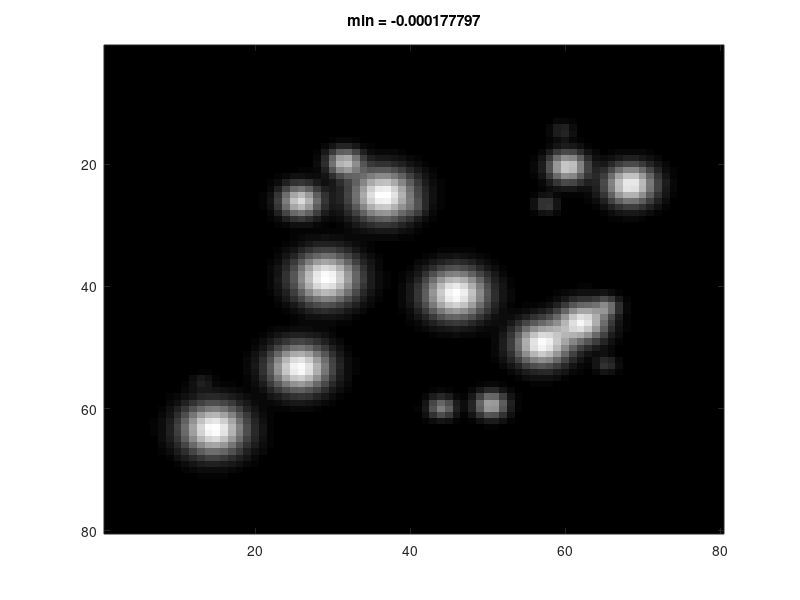
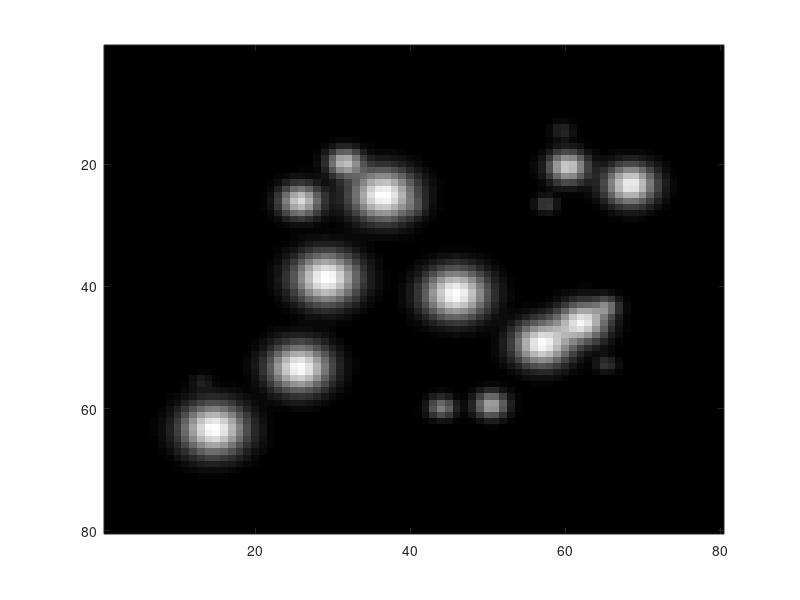

MATLAB code for these plots, in order: (Note: this script raises an error after producing the figures.)
function amphibian_test

close all;

rng(1);

[xx,yy,f_exact]=create_example(4);
f_exact=real(ifftb(apodize(fftb(f_exact),20)));
[xx,yy]=ndgrid(linspace(-1,1,size(f_exact,1)),linspace(-1,1,size(f_exact,2)));
u=abs(fftb(f_exact));

figure; imagesc(f_exact); colormap('gray'); set(gcf,'position',[100,100,500,400]);
drawnow;

title(sprintf('min = %g\n',min(f_exact(:))));

figure; imagesc(f_exact); colormap('gray'); set(gcf,'position',[100,100,500,400]);
drawnow;

opts.f_exact=f_exact;
f=amphibian(xx,yy,u,opts);

figure; imagesc(f); colormap('gray'); set(gcf,'position',[700,100,500,400]);

end

function [xx,yy,f_exact]=create_example(num)

oversamp=1;
N=500;
[xx,yy]=ndgrid(linspace(-oversamp,oversamp,N),linspace(-oversamp,oversamp,N));

if num==0
    f_exact=zeros(size(xx));
    f_exact(ceil((N+1)/2),ceil((N+1)/2))=1;
elseif num==1
    f_exact=create_gaussian(xx,yy,0.3);
elseif num==1.5
    f_exact=(abs(xx)<=0.4).*(abs(yy)<=0.4);
elseif num==1.51
    f_exact=(abs(xx)<=0.4).*(abs(yy)<=0.4);
    f_exact=f_exact+create_gaussian(xx-0.3,yy-0.4,0.3)*1;
elseif num==2
    F1=create_gaussian(xx,yy,0.3);
    F2=create_gaussian(xx-0.5,(yy-0.2),0.1).*(abs(xx-0.5).^2+abs(yy-0.25).^2<0.1^2);
    f_exact=F1+F2;
elseif num==3
    f_exact=(abs(xx-0.1)<0.4).*(abs(yy-0.3)<0.6).*abs(xx) + create_gaussian(xx,yy,0.2);
elseif num==4
    f_exact=zeros(size(xx));
    for kk=1:20
        cc=(rand(2,1)*2-1)*0.7;
        rr=(rand*2-1)*0.2;
        f_exact=f_exact+create_gaussian(xx-cc(1),yy-cc(2),rr/2).*((xx-cc(1)).^2+(yy-cc(2)).^2<=rr^2);
    end;
    %f_exact=f_exact+create_gaussian(xx,yy,0.5)*0.2;
    %f_exact=f_exact+randn(size(xx))*0.02;
elseif num==4.1
    f_exact=zeros(size(xx));
    for kk=1:10
        cc=(rand(2,1)*2-1)*0.7;
        rr=(rand*2-1)*0.25;
        f_exact=f_exact+create_gaussian(xx-cc(1),yy-cc(2),rr/2).*((xx-cc(1)).^2+(yy-cc(2)).^2<=rr^2);
    end;
    f_exact=f_exact+create_gaussian(xx,yy,0.2)*0.2;
    f_exact=f_exact+rand(size(xx))*0.02;
end;

end

function Y=create_gaussian(xx,yy,sigma)
Y=exp(-(xx/sigma).^2).*exp(-(yy/sigma).^2);
end

function Y=fftb(X)
Y=fftshift(fft2(ifftshift(X)));
end

function Y=ifftb(X)
Y=fftshift(ifft2(ifftshift(X)));
end

function d0=apodize_kb(d,dx)

[N1,N2]=size(d);
M1=ceil((N1+1)/2);
M2=ceil((N2+1)/2);

ff=2;

d0=d(M1-dx:M1+dx-1,M2-dx:M2+dx-1);
N1b=dx*2;
N2b=dx*2;
for k=1:N2b
    for j=1:N1b
        opts.fac1=1; opts.fac2=1;
        d0(j,k)=d0(j,k)*kb_kernel(j-dx-1,dx*2*ff,opts)*kb_kernel(k-dx-1,dx*2*ff,opts);
    end;
end;

end

%%%%%%%%%%%%%%%%%%%%%%%%%%%%%%%%%%%%%%%%%%%%%%%%%%%%%%%%%%%%%
%% Here is the Kaisser-Bessel kernel
function [val,nspread]=kb_kernel(x,nspread,opts)

W=nspread*opts.fac1;
beta=pi*sqrt(W*W/4-0.8)*opts.fac2;

y=beta*sqrt(1-(2*x/W).^2);
val=besseli(0,y);
val=val/besseli(0,beta);

end


function d0=apodize(d,sigma)

N=size(d,1);
M=ceil((N+1)/2);
aa=((1:N)-M); [GX,GY]=ndgrid(aa,aa);
GR=sqrt(GX.^2+GY.^2);
d0=d.*exp(-GR.^2/sigma^2);

KK=ceil(sigma*2);

d0=d0(M-KK:M+KK-1,M-KK:M+KK-1);

d0=d0*((KK*2)/N)^2;

end